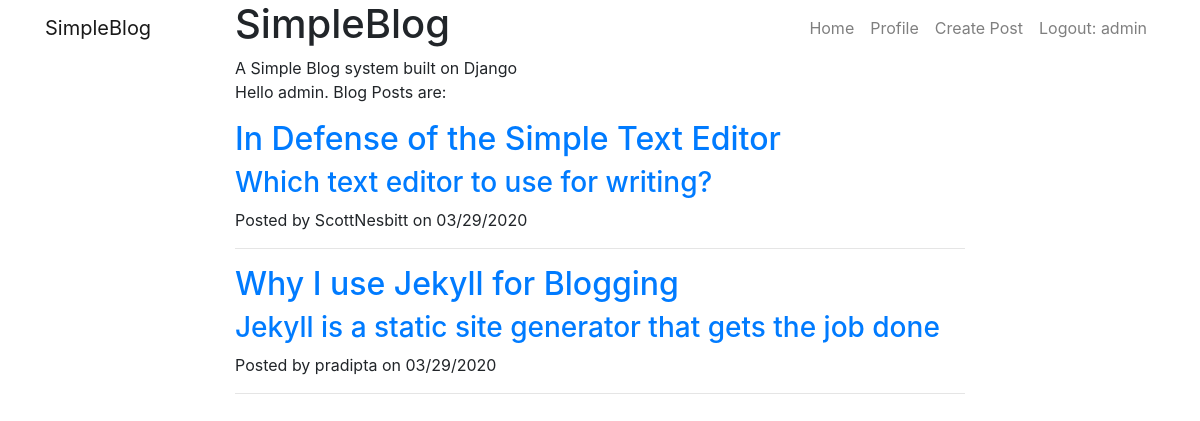
The app's page / (signed in) with its own data.
### core/models.py (models this page shows)
class BlogEntry(models.Model):
    article = models.CharField(max_length=4000)
    heading = models.CharField(max_length=400)
    subheading = models.CharField(max_length=800, default="")
    author = models.ForeignKey(User, on_delete=models.CASCADE, default=None)
    pubDate = models.DateField("Date Published")

### core/views.py (the view)
# urls.py: 2. Add a URL to urlpatterns:  path('', views.home, name='home')
def home(request):
    posts = BlogEntry.objects.order_by('-pubDate')
    context = {"posts": posts}
    return render(request, "home.html", context)

### core/templates/home.html (shortened to what this page needs)
{% extends 'base.html' %}
{% block content %}
<div class="container">
  <div class="row">
    <div class="col-lg-8 col-md-10 mx-auto">
      <p>
        {% if user.is_authenticated %}
        Hello {{user.get_username}}.
        {% else %}
        Hello there. You need to sign up to create new posts.
        {% endif %}
        Blog Posts are:
      </p>
      {% for post in posts %}
      <div class="post-preview">
        <a href="{% url 'view' post.id %}">
          <h2 class="post-title">
            {{post.heading}}
          </h2>
          <h3 class="post-subtitle">
            {{post.subheading}}
          </h3>
        </a>
        <p class="post-meta">Posted by
          {{post.author.username }}
          on {{ post.pubDate|date:"SHORT_DATE_FORMAT" }} </p>
      </div>
      <hr>
      {% endfor %}
    </div>
  </div>
</div>
{% endblock %}
{% block header %}
<div class="container">
  <div class="row">
    <div class="col-lg-8 col-md-10 mx-auto">
      <div class="site-heading">
        <h1>SimpleBlog</h1>
        <span class="subheading">A Simple Blog system built on Django</span>
      </div>
    </div>
  </div>
</div>
{% endblock %}

### core/templates/base.html (shortened to what this page needs)
<!DOCTYPE html>
<html lang="en">
<head>
  {% load static %}
  <link href="{% static 'vendor/bootstrap/css/bootstrap.min.css' %}" rel="stylesheet">
  <link href="{% static 'vendor/fontawesome-free/css/all.min.css' %}" rel="stylesheet" type="text/css">
  <link href="{% static 'css/custom.css' %}" rel="stylesheet">
</head>
<body>
  <nav class="navbar navbar-expand-lg navbar-light fixed-top" id="mainNav">
    <div class="container">
      <a class="navbar-brand" href="index.html">SimpleBlog</a>
      <div class="collapse navbar-collapse" id="navbarResponsive">
        <ul class="navbar-nav ml-auto">
          {% if user.is_authenticated %}
          <li class="nav-item">
            <a class="nav-link" href="{% url 'home' %}"> Home</a>
          </li>
          <li class="nav-item">
            <a class="nav-link" href="{% url 'profile' %}">Profile</a>
          </li>
          <li class="nav-item">
            <a class="nav-link" href="{% url 'createPost' %}">Create Post</a>
          </li>
          <li class="nav-item">
            <a class="nav-link" href="/accounts/logout">Logout: {{user.username}}</a>
          </li>
          {% endif %}
        </ul>
      </div>
    </div>
  </nav>
  <header class="masthead">
    {% block header %}
    {% endblock %}
  </header>
  {% block content %}
  {% endblock %}
</body>
</html>

### records on screen
BlogEntry: heading "In Defense of the Simple Text Editor", subheading "Which text editor to use for writing?", author.username "ScottNesbitt", pubDate "03/29/2020"
BlogEntry: heading "Why I use Jekyll for Blogging", subheading "Jekyll is a static site generator that gets the job done", author.username "pradipta", pubDate "03/29/2020"

### other values on screen
{{ user.username }} "admin"
{{ user.get_username }} "admin"
